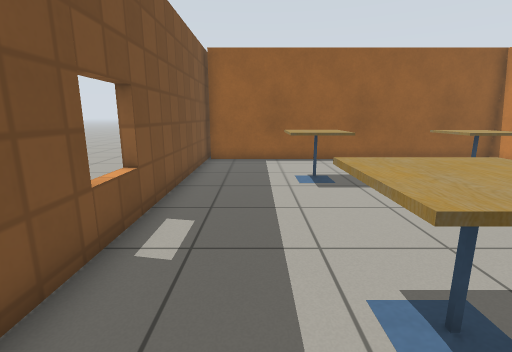
View 1 (above)

20 first-person views from a walk through a robot-simulator world made for Gazebo. The camera is 1 m above the floor, tilts 12° down and sees 85° across. The floor is counted in squares, 0.5 m on a side. Each view is taken from the middle of a square. On the plan, view 1 faces up. The plan holds only what a view shows up to about 17 squares ahead; the rest is blank. The place goes on beyond the plan. The robots in the file are not drawn. Simple patterns stand in for the simulator's built-in surfaces. Simple shapes stand in for some stock models. Some surface patterns are stand-ins.

View 2
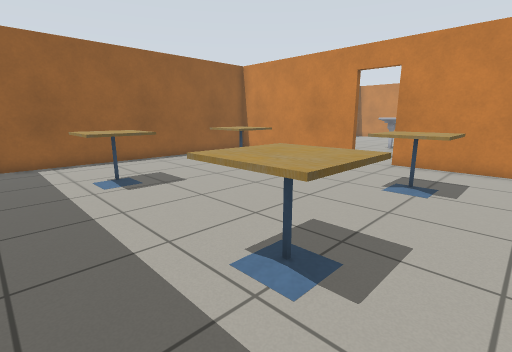

View 3
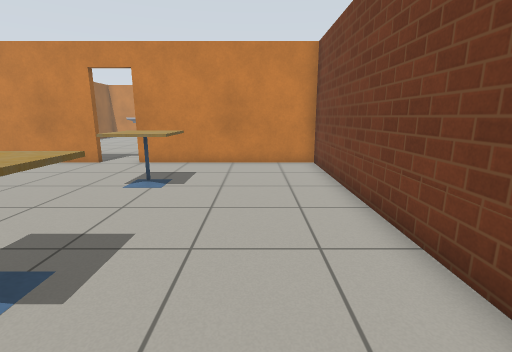

View 4
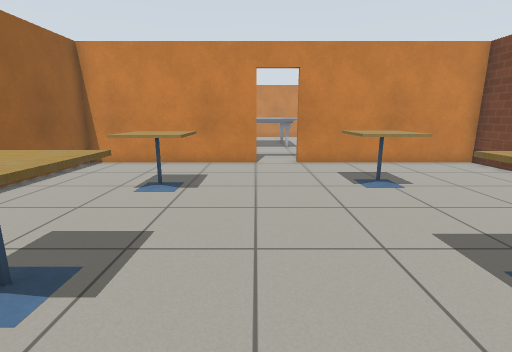

View 5
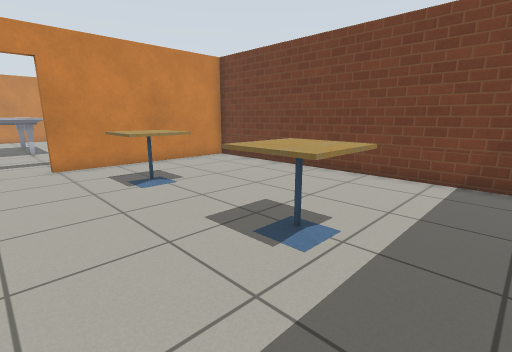

View 6
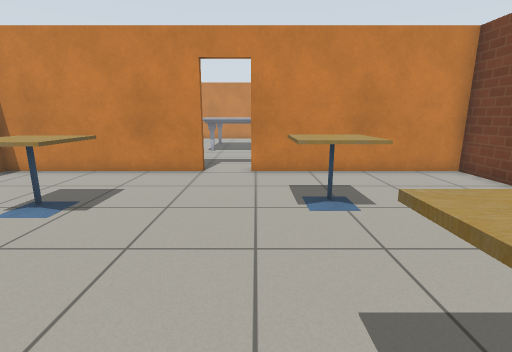

View 7
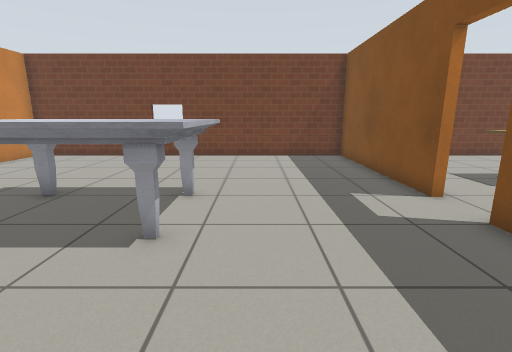

View 8
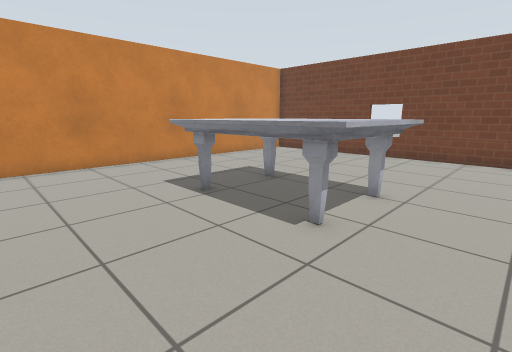

View 9
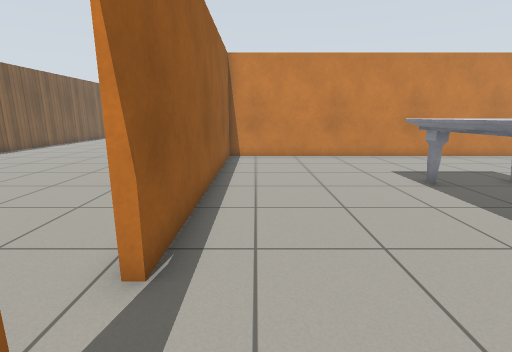

View 10
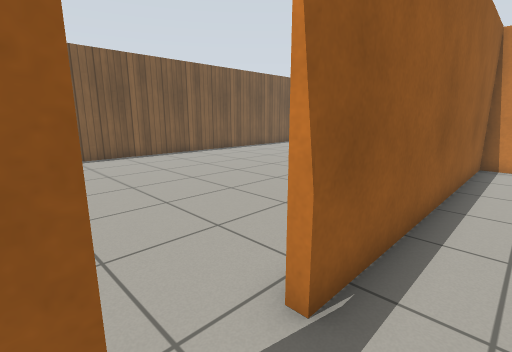

View 11
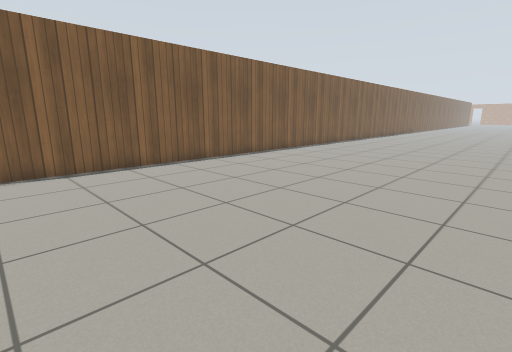

View 12
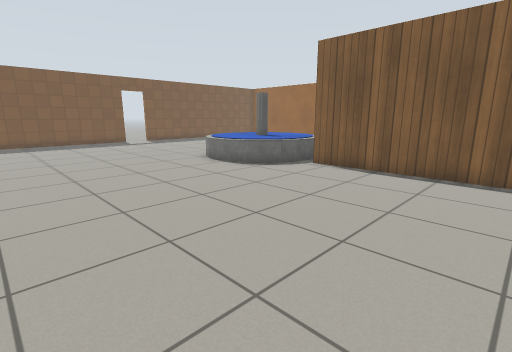

View 13
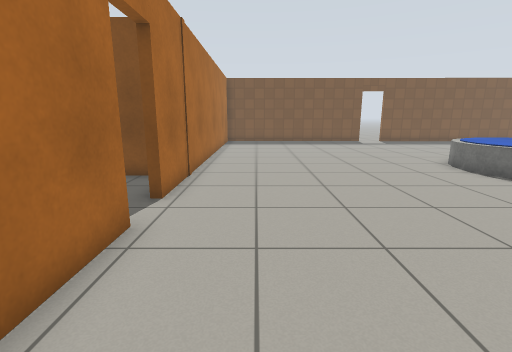

View 14
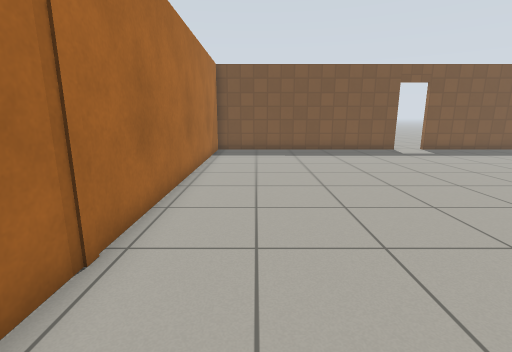

View 15
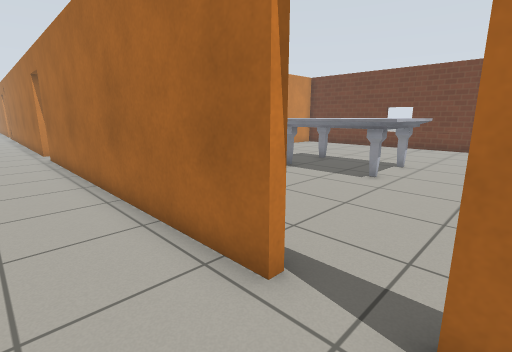

View 16
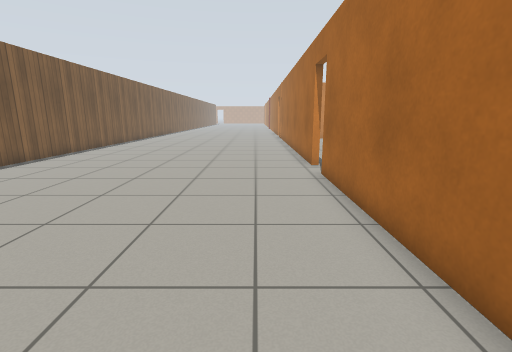

View 17
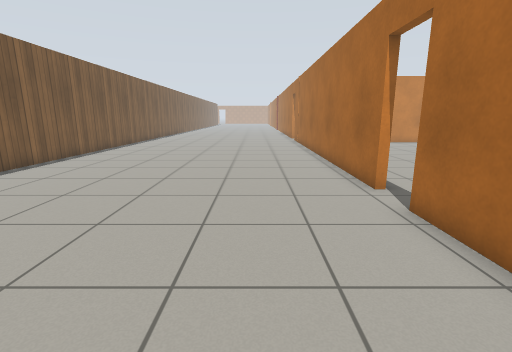

View 18
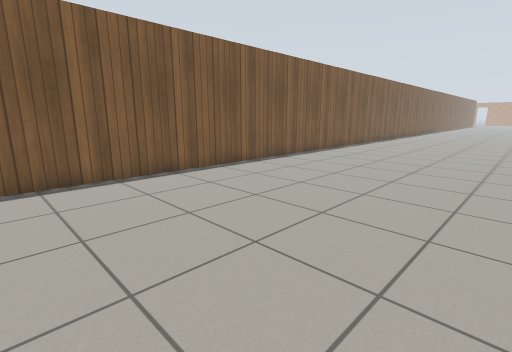

View 19
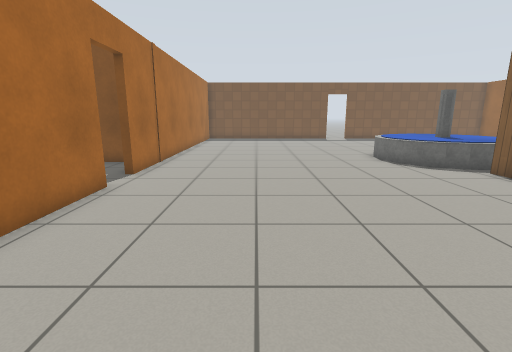

View 20
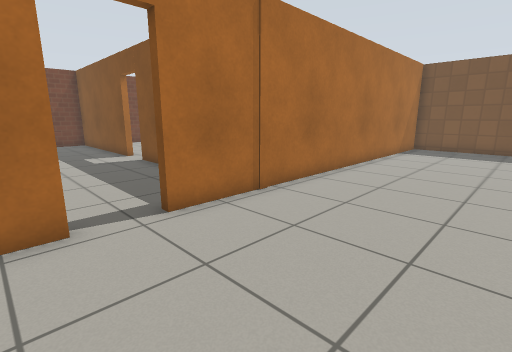

### Floor plan
Points are (right, up) in squares from view 1. A wall is a line through its corners. A room is listed if a view was taken in it or the views show most of it. See-through windows are left out.
Room 1 (views 1, 2, 3, 4, 5, 6)
walls: (11.3, 5.9) (11.3, 13.4) (-2.2, 13.4); (-0.8, -3.6) (11.3, -3.6) (11.3, 4.2); (-2.3, 13.5) (-2.4, 2.1)
ways out: open door at (11.3, 5.3) to room 2
objects: other object (1, 1) to (3, 3); other object (1, 8) to (3, 10); other object (6, 1) to (8, 3); other object (6, 8) to (8, 10)
Room 2 (views 7, 8, 9, 10)
walls: (11.5, 4.2) (11.5, -3.6) (27.3, -3.6) (27.3, 13.4) (16.1, 13.4); (11.5, 7.6) (11.5, 5.9); (14.3, 13.4) (13.9, 13.4); (11.5, 12.4) (11.5, 11.1)
ways out: open door at (11.3, 5.3) to room 1; open door at (15.5, 13.5) to room 3
objects: other object (17, 3) to (22, 7)
Room 3 (views 11, 12, 13, 14, 15, 16, 17, 18, 19, 20)
walls: (16.1, 13.7) (29.9, 13.7); (31.6, 13.7) (41.5, 13.7); (41.5, 26.4) (14.1, 26.4); (-2.3, 24.6) (-2.3, 13.5); (-2.2, 13.7) (14.3, 13.7)
ways out: open door at (15.5, 13.5) to room 2; open door at (-2, 25.5); open door at (30.5, 13.5)
objects: other object (8, 24) to (13, 26)

Positions as (right, up) in squares from view 1, and headings:
1: (0, 0), facing up
2: (-1, 0), facing up-right
3: (-1, -1), facing right
4: (-1, 6), facing right
5: (-1, 6), facing down-right
6: (1, 4), facing right
7: (16, 11), facing down
8: (15, 11), facing down-right
9: (13, 12), facing right
10: (14, 12), facing up-right
11: (15, 15), facing up-right
12: (21, 16), facing up-left
13: (21, 16), facing left
14: (15, 16), facing left
15: (14, 16), facing down-right
16: (20, 16), facing right
17: (24, 17), facing right
18: (24, 17), facing up-right
19: (24, 18), facing left
20: (17, 19), facing down-left
